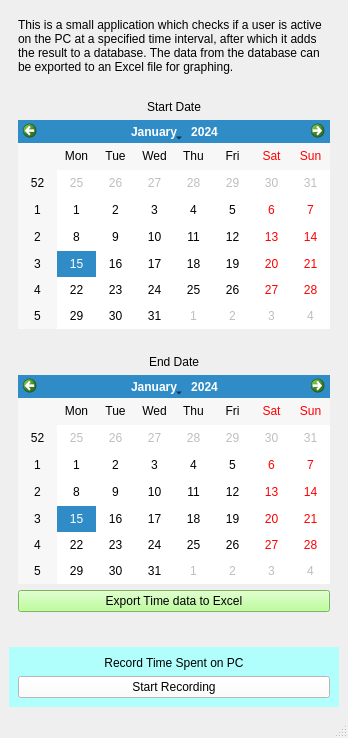
<?xml version="1.0" encoding="UTF-8"?>
<ui version="4.0">
 <class>MainWindow</class>
 <widget class="QMainWindow" name="MainWindow">
  <property name="geometry">
   <rect>
    <x>0</x>
    <y>0</y>
    <width>348</width>
    <height>738</height>
   </rect>
  </property>
  <property name="windowTitle">
   <string>MainWindow</string>
  </property>
  <widget class="QWidget" name="centralwidget">
   <layout class="QVBoxLayout" name="verticalLayout">
    <item>
     <widget class="QWidget" name="export_excel_widget" native="true">
      <property name="autoFillBackground">
       <bool>false</bool>
      </property>
      <layout class="QVBoxLayout" name="verticalLayout_3">
       <item>
        <widget class="QLabel" name="program_description_label">
         <property name="text">
          <string>This is a small application which checks if a user is active on the PC at a specified time interval, after which it adds the result to a database. The data from the database can be exported to an Excel file for graphing.</string>
         </property>
         <property name="wordWrap">
          <bool>true</bool>
         </property>
        </widget>
       </item>
       <item>
        <spacer name="horizontalSpacer_3">
         <property name="orientation">
          <enum>Qt::Horizontal</enum>
         </property>
         <property name="sizeHint" stdset="0">
          <size>
           <width>280</width>
           <height>20</height>
          </size>
         </property>
        </spacer>
       </item>
       <item>
        <widget class="QLabel" name="start_date_label">
         <property name="toolTip">
          <string>Choose start date from which to export to excel</string>
         </property>
         <property name="text">
          <string>Start Date</string>
         </property>
         <property name="alignment">
          <set>Qt::AlignCenter</set>
         </property>
        </widget>
       </item>
       <item>
        <widget class="QCalendarWidget" name="start_date_calendar"/>
       </item>
       <item>
        <spacer name="horizontalSpacer_2">
         <property name="orientation">
          <enum>Qt::Horizontal</enum>
         </property>
         <property name="sizeHint" stdset="0">
          <size>
           <width>40</width>
           <height>20</height>
          </size>
         </property>
        </spacer>
       </item>
       <item>
        <widget class="QLabel" name="end_date_label">
         <property name="toolTip">
          <string>Choose end date to export to excel</string>
         </property>
         <property name="text">
          <string>End Date</string>
         </property>
         <property name="alignment">
          <set>Qt::AlignCenter</set>
         </property>
        </widget>
       </item>
       <item>
        <widget class="QCalendarWidget" name="end_date_calendar"/>
       </item>
       <item>
        <widget class="QPushButton" name="export_to_excel_button">
         <property name="toolTip">
          <string>Press to export data to excel file</string>
         </property>
         <property name="styleSheet">
          <string notr="true">background-color: rgb(170, 255, 127);</string>
         </property>
         <property name="text">
          <string>Export Time data to Excel</string>
         </property>
        </widget>
       </item>
       <item>
        <spacer name="horizontalSpacer">
         <property name="orientation">
          <enum>Qt::Horizontal</enum>
         </property>
         <property name="sizeHint" stdset="0">
          <size>
           <width>40</width>
           <height>20</height>
          </size>
         </property>
        </spacer>
       </item>
      </layout>
     </widget>
    </item>
    <item>
     <widget class="QWidget" name="start_recording_widget" native="true">
      <property name="styleSheet">
       <string notr="true">background-color: rgb(176, 255, 253);</string>
      </property>
      <layout class="QVBoxLayout" name="verticalLayout_2">
       <item>
        <widget class="QLabel" name="start_recording_label">
         <property name="text">
          <string>Record Time Spent on PC</string>
         </property>
         <property name="alignment">
          <set>Qt::AlignCenter</set>
         </property>
        </widget>
       </item>
       <item>
        <widget class="QPushButton" name="start_recording_button">
         <property name="enabled">
          <bool>true</bool>
         </property>
         <property name="toolTip">
          <string>Launch script which checks if the user is using the PC</string>
         </property>
         <property name="styleSheet">
          <string notr="true">background-color: rgb(255, 255, 255);</string>
         </property>
         <property name="text">
          <string>Start Recording</string>
         </property>
        </widget>
       </item>
      </layout>
     </widget>
    </item>
   </layout>
  </widget>
  <widget class="QStatusBar" name="statusbar"/>
 </widget>
 <resources/>
 <connections/>
</ui>
